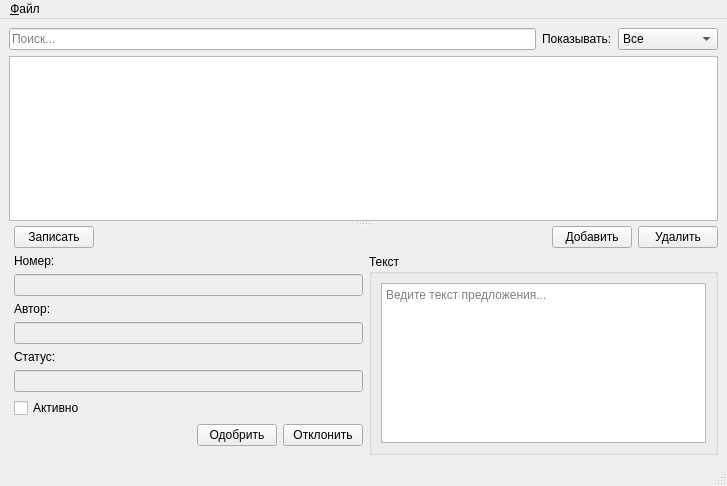
<?xml version="1.0" encoding="UTF-8"?>
<ui version="4.0">
 <class>MainWindow</class>
 <widget class="QMainWindow" name="MainWindow">
  <property name="geometry">
   <rect>
    <x>0</x>
    <y>0</y>
    <width>727</width>
    <height>486</height>
   </rect>
  </property>
  <property name="windowTitle">
   <string>Коробка предложений</string>
  </property>
  <widget class="QWidget" name="centralwidget">
   <layout class="QVBoxLayout" name="verticalLayout_6">
    <item>
     <widget class="QSplitter" name="splitter">
      <property name="orientation">
       <enum>Qt::Vertical</enum>
      </property>
      <property name="opaqueResize">
       <bool>true</bool>
      </property>
      <property name="handleWidth">
       <number>5</number>
      </property>
      <property name="childrenCollapsible">
       <bool>false</bool>
      </property>
      <widget class="QWidget" name="layoutWidget">
       <layout class="QVBoxLayout" name="verticalLayout_5">
        <item>
         <layout class="QHBoxLayout" name="horizontalLayout_5">
          <item>
           <widget class="QLineEdit" name="lineEdit">
            <property name="placeholderText">
             <string>Поиск...</string>
            </property>
           </widget>
          </item>
          <item>
           <widget class="QLabel" name="label">
            <property name="text">
             <string>Показывать:</string>
            </property>
           </widget>
          </item>
          <item>
           <widget class="QComboBox" name="comboBox">
            <item>
             <property name="text">
              <string>Все</string>
             </property>
            </item>
            <item>
             <property name="text">
              <string>Активные</string>
             </property>
            </item>
            <item>
             <property name="text">
              <string>Неактивные</string>
             </property>
            </item>
           </widget>
          </item>
         </layout>
        </item>
        <item>
         <widget class="QTableView" name="tableSuggestions">
          <property name="minimumSize">
           <size>
            <width>600</width>
            <height>0</height>
           </size>
          </property>
         </widget>
        </item>
       </layout>
      </widget>
      <widget class="QWidget" name="layoutWidget">
       <layout class="QVBoxLayout" name="verticalLayout_4">
        <item>
         <layout class="QHBoxLayout" name="horizontalLayout_2">
          <item>
           <spacer name="horizontalSpacer_3">
            <property name="orientation">
             <enum>Qt::Horizontal</enum>
            </property>
            <property name="sizeType">
             <enum>QSizePolicy::Fixed</enum>
            </property>
            <property name="sizeHint" stdset="0">
             <size>
              <width>5</width>
              <height>20</height>
             </size>
            </property>
           </spacer>
          </item>
          <item>
           <widget class="QPushButton" name="btnSave">
            <property name="text">
             <string>Записать</string>
            </property>
           </widget>
          </item>
          <item>
           <spacer name="horizontalSpacer">
            <property name="orientation">
             <enum>Qt::Horizontal</enum>
            </property>
            <property name="sizeHint" stdset="0">
             <size>
              <width>40</width>
              <height>20</height>
             </size>
            </property>
           </spacer>
          </item>
          <item>
           <widget class="QPushButton" name="btnAdd">
            <property name="text">
             <string>Добавить</string>
            </property>
           </widget>
          </item>
          <item>
           <widget class="QPushButton" name="btnDel">
            <property name="text">
             <string>Удалить</string>
            </property>
           </widget>
          </item>
         </layout>
        </item>
        <item>
         <layout class="QHBoxLayout" name="horizontalLayout_4">
          <item>
           <spacer name="horizontalSpacer_4">
            <property name="orientation">
             <enum>Qt::Horizontal</enum>
            </property>
            <property name="sizeType">
             <enum>QSizePolicy::Fixed</enum>
            </property>
            <property name="sizeHint" stdset="0">
             <size>
              <width>5</width>
              <height>20</height>
             </size>
            </property>
           </spacer>
          </item>
          <item>
           <layout class="QVBoxLayout" name="verticalLayout_3">
            <item>
             <layout class="QVBoxLayout" name="verticalLayout_2">
              <item>
               <layout class="QFormLayout" name="formLayout">
                <property name="sizeConstraint">
                 <enum>QLayout::SetFixedSize</enum>
                </property>
                <property name="rowWrapPolicy">
                 <enum>QFormLayout::WrapAllRows</enum>
                </property>
                <item row="0" column="0">
                 <widget class="QLabel" name="lblId">
                  <property name="sizePolicy">
                   <sizepolicy hsizetype="Preferred" vsizetype="Fixed">
                    <horstretch>0</horstretch>
                    <verstretch>0</verstretch>
                   </sizepolicy>
                  </property>
                  <property name="text">
                   <string>Номер:</string>
                  </property>
                 </widget>
                </item>
                <item row="0" column="1">
                 <widget class="QLineEdit" name="editId">
                  <property name="enabled">
                   <bool>false</bool>
                  </property>
                  <property name="minimumSize">
                   <size>
                    <width>0</width>
                    <height>0</height>
                   </size>
                  </property>
                 </widget>
                </item>
                <item row="1" column="0">
                 <widget class="QLabel" name="lblAuthor">
                  <property name="sizePolicy">
                   <sizepolicy hsizetype="Preferred" vsizetype="Fixed">
                    <horstretch>0</horstretch>
                    <verstretch>0</verstretch>
                   </sizepolicy>
                  </property>
                  <property name="text">
                   <string>Автор:</string>
                  </property>
                 </widget>
                </item>
                <item row="2" column="0">
                 <widget class="QLabel" name="lblApprove">
                  <property name="sizePolicy">
                   <sizepolicy hsizetype="Preferred" vsizetype="Fixed">
                    <horstretch>0</horstretch>
                    <verstretch>0</verstretch>
                   </sizepolicy>
                  </property>
                  <property name="text">
                   <string>Статус:</string>
                  </property>
                 </widget>
                </item>
                <item row="2" column="1">
                 <widget class="QLineEdit" name="editApprover">
                  <property name="enabled">
                   <bool>false</bool>
                  </property>
                 </widget>
                </item>
                <item row="1" column="1">
                 <widget class="QLineEdit" name="editAuthor">
                  <property name="enabled">
                   <bool>false</bool>
                  </property>
                 </widget>
                </item>
               </layout>
              </item>
              <item>
               <layout class="QHBoxLayout" name="horizontalLayout_3">
                <item>
                 <widget class="QCheckBox" name="checkActive">
                  <property name="text">
                   <string>Активно</string>
                  </property>
                 </widget>
                </item>
                <item>
                 <spacer name="horizontalSpacer_5">
                  <property name="orientation">
                   <enum>Qt::Horizontal</enum>
                  </property>
                  <property name="sizeHint" stdset="0">
                   <size>
                    <width>40</width>
                    <height>20</height>
                   </size>
                  </property>
                 </spacer>
                </item>
               </layout>
              </item>
             </layout>
            </item>
            <item>
             <layout class="QHBoxLayout" name="horizontalLayout">
              <property name="sizeConstraint">
               <enum>QLayout::SetFixedSize</enum>
              </property>
              <item>
               <spacer name="horizontalSpacer_2">
                <property name="orientation">
                 <enum>Qt::Horizontal</enum>
                </property>
                <property name="sizeHint" stdset="0">
                 <size>
                  <width>40</width>
                  <height>20</height>
                 </size>
                </property>
               </spacer>
              </item>
              <item>
               <widget class="QPushButton" name="btnApprove">
                <property name="text">
                 <string>Одобрить</string>
                </property>
               </widget>
              </item>
              <item>
               <widget class="QPushButton" name="btnReject">
                <property name="text">
                 <string>Отклонить</string>
                </property>
               </widget>
              </item>
             </layout>
            </item>
            <item>
             <spacer name="verticalSpacer_2">
              <property name="orientation">
               <enum>Qt::Vertical</enum>
              </property>
              <property name="sizeType">
               <enum>QSizePolicy::Expanding</enum>
              </property>
              <property name="sizeHint" stdset="0">
               <size>
                <width>20</width>
                <height>40</height>
               </size>
              </property>
             </spacer>
            </item>
           </layout>
          </item>
          <item>
           <widget class="QGroupBox" name="groupBox">
            <property name="title">
             <string>Текст</string>
            </property>
            <layout class="QVBoxLayout" name="verticalLayout">
             <item>
              <widget class="QPlainTextEdit" name="textText">
               <property name="sizePolicy">
                <sizepolicy hsizetype="Expanding" vsizetype="Expanding">
                 <horstretch>0</horstretch>
                 <verstretch>0</verstretch>
                </sizepolicy>
               </property>
               <property name="maximumSize">
                <size>
                 <width>16777215</width>
                 <height>16777215</height>
                </size>
               </property>
               <property name="placeholderText">
                <string>Ведите текст предложения...</string>
               </property>
              </widget>
             </item>
            </layout>
           </widget>
          </item>
         </layout>
        </item>
       </layout>
      </widget>
     </widget>
    </item>
   </layout>
  </widget>
  <widget class="QMenuBar" name="menubar">
   <property name="geometry">
    <rect>
     <x>0</x>
     <y>0</y>
     <width>727</width>
     <height>18</height>
    </rect>
   </property>
   <widget class="QMenu" name="menu">
    <property name="title">
     <string>&amp;Файл</string>
    </property>
    <addaction name="actExit"/>
   </widget>
   <addaction name="menu"/>
  </widget>
  <widget class="QStatusBar" name="statusbar"/>
  <action name="actExit">
   <property name="text">
    <string>Выход</string>
   </property>
   <property name="toolTip">
    <string>Выйти из приложения</string>
   </property>
   <property name="statusTip">
    <string>Выйти из приложения</string>
   </property>
  </action>
 </widget>
 <resources/>
 <connections>
  <connection>
   <sender>actExit</sender>
   <signal>triggered()</signal>
   <receiver>MainWindow</receiver>
   <slot>close()</slot>
   <hints>
    <hint type="sourcelabel">
     <x>-1</x>
     <y>-1</y>
    </hint>
    <hint type="destinationlabel">
     <x>361</x>
     <y>238</y>
    </hint>
   </hints>
  </connection>
 </connections>
</ui>
